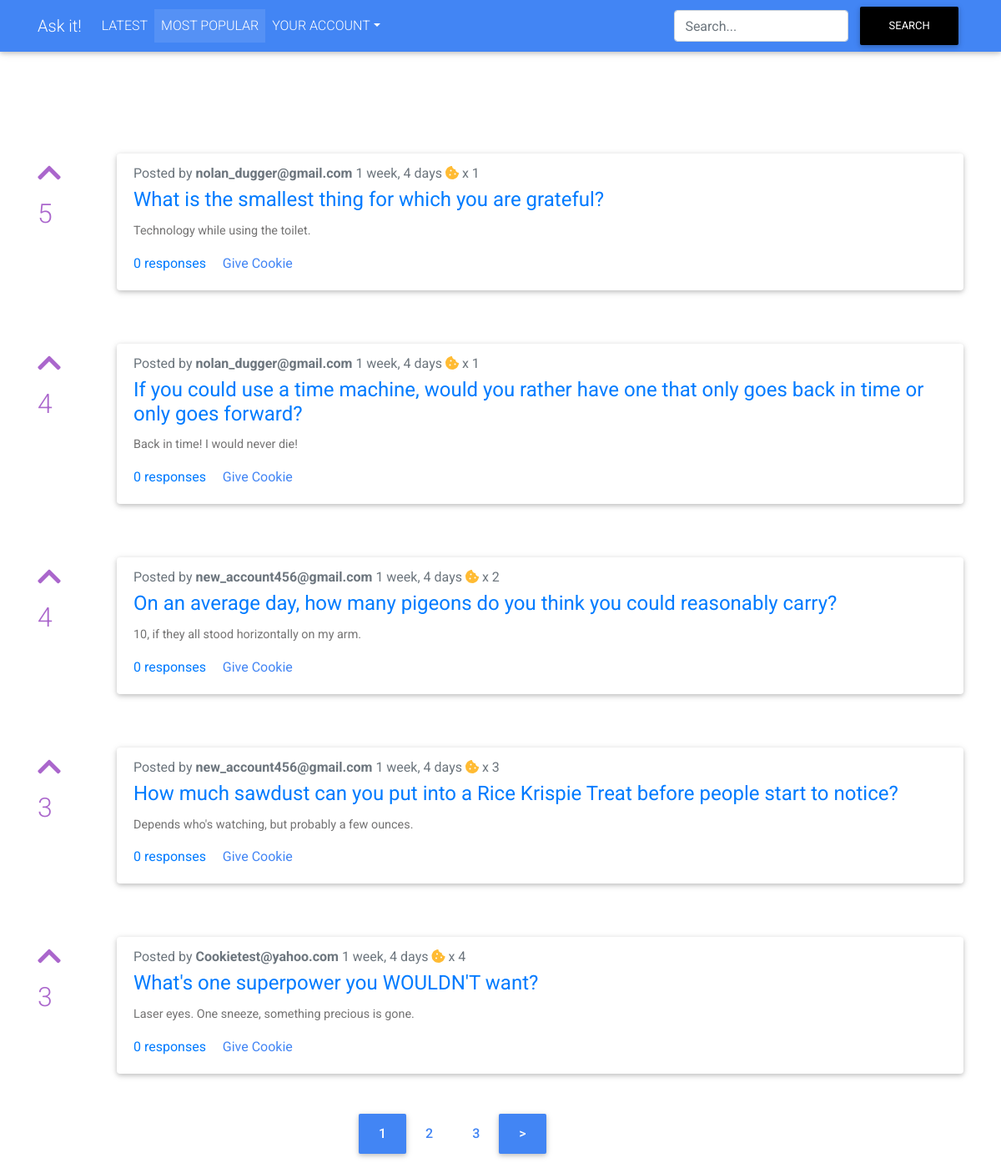
The page /askit?sort=most_popular on the database its author committed.
### askit/models.py (models this page shows, shortened)
class Post(models.Model):
    question = models.CharField(max_length=255)
    body = models.TextField()
    author = models.ForeignKey(User, on_delete=models.CASCADE)
    upvote_count = models.IntegerField(blank=True, null=True)
    response_count = models.IntegerField(default=0)
    cookie_count = models.IntegerField(blank=True, null=True)
    created_at = models.DateTimeField(auto_now_add=True)
    updated_at = models.DateTimeField(auto_now=True)

### askit/views.py (the view, shortened to what this page needs)
# urls.py: path('askit', views.askit_home, name='askit_home'),
def askit_home(request):
    query = request.GET.get('q')
    print(query)
    if query != None:
        query = query.strip()
    if 'sort' in request.GET:
        all_posts = Post.objects.all().order_by('-upvote_count')
        paginator = Paginator(all_posts, 5)
        page = request.GET.get('page')
        all_posts = paginator.get_page(page)
        print('sort')
        context = { 'all_posts': all_posts, 'most_popular': 'active' }
        return render(request, 'askit/index.html', context)

### askit/templates/askit/index.html (shortened to what this page needs)
{% extends 'askit_base.html' %}
{% load inclusion %}
{% block body %}
  {% if user.is_authenticated %}
    {% for post in all_posts %}
      {% upvote_color user post %}
    {% endfor %}
  {% else %}
    {% include "askit/upvote_page.html" %}
  {% endif %}
<br>
<br>
  <div class="col-lg-2 offset-md-4">
    <ul class="pagination pagination-lg">
{% if query %}
{% if all_posts.has_previous %}
  <li class="page-item active">
  <strong><a class="page-link" href="?q={{ query }}&page={{ all_posts.previous_page_number }}"> < </a></strong>
  </li>
  {% endif %}
  {% for num in all_posts.paginator.page_range %}
    {% if all_posts.number == num %}
    <li class="page-item active">
      <strong><a class="page-link" href="?q={{ query }}&page={{ num }}">{{ num }}</a></strong>
    </li>
    {% elif num > all_posts.number|add:'-3' and num < all_posts.number|add:'3' %}
    <li class="page-item">
      <strong><a class="page-link" href="?q={{ query }}&page={{ num }}" style="color:#4285f4">{{ num }}</a></strong>
    </li>
    {% endif %}
  {% endfor %}
  {% if all_posts.has_next %}
    <li class="page-item active">
    <strong><a class="page-link" href="?q={{ query }}&page={{ all_posts.next_page_number }}"> > </a></strong>
    </li>
  {% endif %}
{% else %}
{% if most_popular %}
  {% for num in all_posts.paginator.page_range %}
    {% if all_posts.number == num %}
    <li class="page-item active">
      <strong><a class="page-link" href="?sort=most_popular&page={{ num }}">{{ num }}</a></strong>
    </li>
    {% elif num > all_posts.number|add:'-3' and num < all_posts.number|add:'3' %}
    <li class="page-item">
      <strong><a class="page-link" href="?sort=most_popular&page={{ num }}" style="color:#4285f4">{{ num }}</a></strong>
    </li>
    {% endif %}
  {% endfor %}
  {% if all_posts.has_next %}
    <li class="page-item active">
    <strong><a class="page-link" href="?sort=most_popular&page={{ all_posts.next_page_number }}"> > </a></strong>
    </li>
  {% endif %}
{% endif %}
{% endif %}
    </ul>
  </div>
  {% endblock %}

### askit/templates/askit/upvote_page.html (shortened to what this page needs)
{% load inclusion %}
{% for post in all_posts %}
<div class="bs-docs-section">
  <div class="page-header">
    <div class="row">
      <div class="col-lg-1 text-secondary" style="font-size: 2em;">
        <a role="button" data-toggle="modal"
        data-target="#modalLoginForm"><i class="fas fa-chevron-up vote_btn"></i></a>
        <p>{{ post.upvote_count }}</p>
      </div>
      <div class="col-lg-11">
        <div class="card">
          <div class="card-body">
            <h6 class="card-subtitle mb-2 text-muted">Posted by <b>{{ post.author }}</b> {{ post.created_at|timesince }}
              {% if post.cookie_count %} <i class="fas fa-cookie-bite text-warning"></i> x {{ post.cookie_count }}
              {% endif %}
            </h6>
            <h4 class="card-title"><a class="title_link"
                href="{% url 'askit:answers' post_id=post.id %}">{{ post.question|capfirst }}</a></h4>
            <p class="card-text">{{ post.body|capfirst|truncatechars:100 }}</p>
            <a href="{% url 'askit:answers' post_id=post.id %}" class="card-link">{{ post.response_count }} response{{ post.response_count|pluralize }}</a>
            <a role="button" data-toggle="modal"
        data-target="#modalLoginForm" style="color:#4285f4">Give Cookie</a>
          </div>
        </div>
      </div>
    </div>
  </div>
</div>
{% endfor %}

### rows shown on the page
Post: upvote_count "5", author "nolan_dugger@gmail.com", created_at "1 week, 4 days", cookie_count "1", question "What is the smallest thing for which you are grateful?", body "Technology while using the toilet.", response_count "0"
Post: upvote_count "4", author "nolan_dugger@gmail.com", created_at "1 week, 4 days", cookie_count "1", question "If you could use a time machine, would you rather have one that only goes back in time or only goes forward?", body "Back in time! I would never die!", response_count "0"
Post: upvote_count "4", author "new_account456@gmail.com", created_at "1 week, 4 days", cookie_count "2", question "On an average day, how many pigeons do you think you could reasonably carry?", body "10, if they all stood horizontally on my arm.", response_count "0"
Post: upvote_count "3", author "new_account456@gmail.com", created_at "1 week, 4 days", cookie_count "3", question "How much sawdust can you put into a Rice Krispie Treat before people start to notice?", body "Depends who's watching, but probably a few ounces.", response_count "0"
Post: upvote_count "3", author "Cookietest@yahoo.com", created_at "1 week, 4 days", cookie_count "4", question "What's one superpower you WOULDN'T want?", body "Laser eyes. One sneeze, something precious is gone.", response_count "0"

### other values the page prints
{{ num }} "1"
{{ num }} "2" "3"
